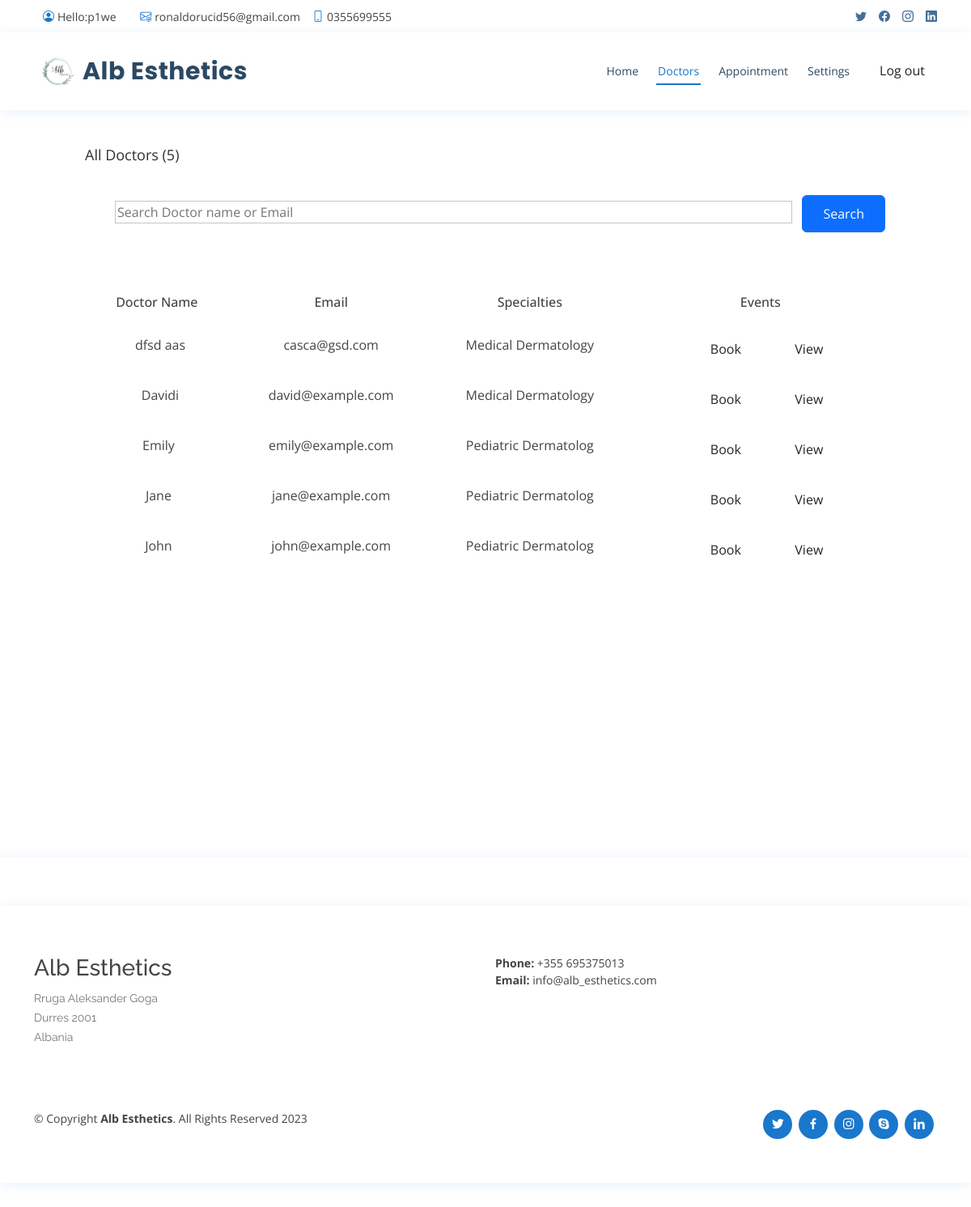
The app's page /views/patient/doctors.php (signed in) with its own data.
### tables this page shows
CREATE TABLE `patient` (
  `id` int(11) NOT NULL,
  `name` varchar(255) NOT NULL,
  `surname` varchar(255) NOT NULL,
  `address` varchar(255) NOT NULL,
  `country` varchar(255) NOT NULL,
  `city` varchar(255) NOT NULL,
  `reg_date` datetime NOT NULL,
  `ptel` varchar(15) NOT NULL
);

CREATE TABLE `doctor` (
  `id` int(11) NOT NULL,
  `name` varchar(50) NOT NULL,
  `surname` varchar(50) NOT NULL,
  `docclinic` varchar(15) NOT NULL,
  `country` varchar(255) NOT NULL,
  `city` varchar(255) NOT NULL,
  `address` varchar(100) NOT NULL,
  `specialties` varchar(50) NOT NULL,
  `telephone` varchar(15) NOT NULL,
  `department` varchar(50) NOT NULL
);

CREATE TABLE `user` (
  `id` int(11) NOT NULL,
  `email` varchar(255) NOT NULL,
  `password` varchar(255) NOT NULL,
  `usertype` enum('a','d','p') NOT NULL
);

CREATE TABLE `specialties` (
  `id` int(2) NOT NULL,
  `sname` varchar(50) DEFAULT NULL
);

### db/DbConfig.php (called while the page is built, shortened)
<?php
class DbConfig
{
    private static $connection;
    public static function getConnection()
    {
        if (!self::$connection) {
            self::$connection = new mysqli('127.0.0.1', 'root', '', 'alb_esthetics');
        }
        return self::$connection;
    }
}
?>

### services/userService.php (called while the page is built, shortened)
<?php
require_once __DIR__ . '/../db/DbConfig.php';
class UserService
{
    private $db;
    public function __construct()
    {
        $this->db = DbConfig::getConnection();
    }
    public function getPatientByEmail($email)
    {
        return $this->db->query("SELECT patient.*,user.* FROM patient
                             INNER JOIN user ON patient.id = user.id
                             WHERE user.email='$email';");
    }
    public function getDoctors()
    {
        return $this->db->query("SELECT doctor.*, user.email
                             FROM doctor
                             INNER JOIN user ON doctor.id = user.id  order by  doctor.id desc;");
    }
    public function getSpecialitieById($id)
    {
        return $this->db->query("SELECT * FROM specialties where id='$id';");
    }
}
?>

### views/patient/doctors.php (the view, shortened to what this page needs)
<!DOCTYPE html>
<html lang="en">
<head>
    <link href="../../assets/vendor/fontawesome-free/css/all.min.css" rel="stylesheet">
    <link href="../../assets/vendor/animate.css/animate.min.css" rel="stylesheet">
    <link href="../../assets/vendor/bootstrap/css/bootstrap.min.css" rel="stylesheet">
    <link href="../../assets/vendor/bootstrap-icons/bootstrap-icons.css" rel="stylesheet">
    <link href="../../assets/vendor/boxicons/css/boxicons.min.css" rel="stylesheet">
    <link href="../../assets/vendor/glightbox/css/glightbox.min.css" rel="stylesheet">
    <link href="../../assets/vendor/remixicon/remixicon.css" rel="stylesheet">
    <link href="../../assets/vendor/swiper/swiper-bundle.min.css" rel="stylesheet">
    <link href="../../assets/css/style.css" rel="stylesheet">
    <link href="../../assets/css/adm.css" rel="stylesheet">
</head>
<body>
<?php
require_once __DIR__ . '/../../services/userService.php';
$userService = new UserService();
$email = $_SESSION["user"];
$patientrow1 = $userService->getPatientByEmail($email)->fetch_assoc();
?>
<div id="topbar" class="d-flex align-items-center fixed-top">
    <div class="container d-flex justify-content-between">
        <div class="contact-info d-flex align-items-center">
            <i class="bi bi-person-circle"></i> Hello:<?php
            echo $patientrow1['name']; ?> &nbsp &nbsp
            <i class="bi bi-envelope-at"></i> <?php echo $_SESSION['user'];
            ?> <i class="bi bi-phone"></i> <?php echo $patientrow1["ptel"]; ?>
        </div>
        <div class="d-none d-lg-flex social-links align-items-center">
            <a href="#" class="twitter"><i class="bi bi-twitter"></i></a>
            <a href="#" class="facebook"><i class="bi bi-facebook"></i></a>
            <a href="#" class="instagram"><i class="bi bi-instagram"></i></a>
            <a href="#" class="linkedin"><i class="bi bi-linkedin"></i></i></a>
        </div>
    </div>
</div>
<header id="header" class="fixed-top">
    <div class="container d-flex align-items-center">
        <img src="../../assets/img/logo.png" width="60px" height="60px">
        <h1 class="logo me-auto"><a href="index.php">
                Alb Esthetics</a></h1>
        <nav id="navbar" class="navbar order-last order-lg-0">
            <ul>
                <li><a class="nav-link scrollto " href="index.php">Home</a></li>
                <li><a class="nav-link scrollto active" href="doctors.php">Doctors</a></li>
                <li><a class="nav-link scrollto" href="appointments.php">Appointment</a></li>
                <li><a class="nav-link scrollto" href="settings.php">Settings </a></li>
                <li><a href="../../services/logoutService.php"><input type="button" value="Log out"
                                                                      class="logout-btn btn-primary-soft btn"></a>
                </li>
            </ul>
        </nav>
    </div>
</header>
<section>
    <div class="container w-100 h-auto  m-5 d-grid">
        <div class="row ">
            <div class="col-12">
                <p class="heading-main12"
                   style=" margin-top:70px;margin-left: 45px;font-size:18px;color:rgb(49, 49, 49)">All Doctors
                    (<?php
                    $doctors = $userService->getDoctors();
                    echo $doctors->num_rows; ?>)</p>
            </div>
        </div>
        <div class="row search-div">
            <div class="col text-center">
                <div class="search">
                    <form action="" method="post">
                        <input type="search" name="search" class="input-text header-searchbar"
                               placeholder="Search Doctor name or Email" list="doctors">&nbsp;&nbsp;
                        <?php
                        $doctors = $userService->getDoctors();
                        ?>
                        <input type="Submit" value="Search" class="login-btn btn-primary btn"
                               style="padding-left: 25px;padding-right: 25px;padding-top: 10px;padding-bottom: 10px;">
                    </form>
                    <br>
                </div>
                <?php
                if ($_POST) {
                    $keyword = $_POST["search"];
                    $doctors = $userService->searchDoctors($keyword);
                } else {
                    $doctors = $userService->getDoctors();
                }
                ?>
                <div class="row ">
                    <div class="col ">
                        <div class="abc scroll">
                            <table width="93%" class="sub-table scrolldown" border="0">
                                <thead>
                                <tr>
                                    <th class="table-headin">
                                        Doctor Name
                                    </th>
                                    <th class="table-headin">
                                        Email
                                    </th>
                                    <th class="table-headin">
                                        Specialties
                                    </th>
                                    <th class="table-headin">
                                        Events
                                </tr>
                                </thead>
                                <tbody>
                                <?php
                                if ($doctors->num_rows == 0) {
                                    echo '<tr>
                                    <td colspan="4">
                                    <br><br><br><br>
                                    <center>
                                    <img src="../../assets/img/notfound.png" width="25%">
                                    <br>
                                    <p class="heading-main12" style="margin-left: 45px;font-size:20px;color:rgb(49, 49, 49)">We  couldnt find anything related to your keywords !</p>
                                    <a class="non-style-link" href="doctors.php"><button  class="login-btn btn-primary-soft btn"  style="display: flex;justify-content: center;align-items: center;margin-left:20px;">&nbsp; Show all Doctors &nbsp;</font></button>
                                    </a>
                                    </center>
                                    <br><br><br><br>
                                    </td>
                                    </tr>';
                                } else {
                                    for ($x = 0; $x < $doctors->num_rows; $x++) {
                                        $row = $doctors->fetch_assoc();
                                        $docid = $row["id"];
                                        $name = $row["name"];
                                        $email = $row["email"];
                                        $speId = $row["specialties"];
                                        $spcil_res = $userService->getSpecialitieById($speId);
                                        $spcil_array = $spcil_res->fetch_assoc();
                                        $spcil_name = $spcil_array["sname"];
                                        echo '<tr>
                                        <td> &nbsp;' .
                                            substr($name, 0, 30)
                                            . '</td>
                                        <td>
                                        ' . substr($email, 0, 30) . '
                                        </td>
                                        <td>
                                            ' . substr($spcil_name, 0, 20) . '
                                        </td>
                                        <td>
                                        <div style="display:flex;justify-content: center;">
                                        <a href="booking.php?id=' . $docid . '&error=0" class="non-style-link"><button  class="btn-primary-soft btn button-icon btn-edit"  style="padding-left: 40px;padding-top: 12px;padding-bottom: 12px;margin-top: 10px;"><font class="tn-in-text">Book</font></button></a>
                                        &nbsp;&nbsp;&nbsp;
                                        <a href="../doctor.php?action=view&id=' . $docid . '" class="non-style-link"><button  class="btn-primary-soft btn button-icon btn-view"  style="padding-left: 40px;padding-top: 12px;padding-bottom: 12px;margin-top: 10px;"><font class="tn-in-text">View</font></button></a>
                                       &nbsp;&nbsp;&nbsp;
                                        </div>
                                        </td>
                                    </tr>';
                                    }
                                }
                                ?>
                                </tbody>
                            </table>
                        </div>
                    </div>
                </div>
            </div>
</section>
<?php
include("../pages/footer.php");
?>
</body>
</html>

### assets/css/style.css (style rules this page uses)
body { font-family: "Open Sans", sans-serif; color: #444444; }
a { color: #1977cc; text-decoration: none; }
h1, h2, h3, h4, h5, h6 { font-family: "Raleway", sans-serif; }
#topbar { background: #fff; height: 40px; font-size: 14px; transition: all 0.5s; z-index: 996; }
#topbar .contact-info i { color: #1977cc; padding-right: 4px; margin-left: 15px; line-height: 0; }
#topbar .contact-info i:first-child { margin-left: 0; }
#topbar .social-links a { color: #437099; padding-left: 15px; display: inline-block; line-height: 1px; transition: 0.3s; }
#topbar .social-links a:first-child { border-left: 0; }
#header { background: #fff; transition: all 0.5s; z-index: 997; padding: 15px 0; top: 40px; box-shadow: 0px 2px 15px rgba(25, 119, 204, 0.1); }
#header .logo { font-size: 30px; margin: 0; padding: 0; line-height: 1; font-weight: 700; letter-spacing: 0.5px; font-family: "Poppins", sans-serif; }
#header .logo a { color: #2c4964; }
.navbar { padding: 0; }
.navbar ul { margin: 0; padding: 0; display: flex; list-style: none; align-items: center; }
.navbar li { position: relative; }
.navbar > ul > li { position: relative; white-space: nowrap; padding: 8px 0 8px 20px; }
.navbar a, .navbar a:focus { display: flex; align-items: center; justify-content: space-between; font-size: 14px; color: #2c4964; white-space: nowrap; transition: 0.3s; border-bottom: 2px solid #fff; padding: 5px 2px; }
.navbar a:hover, .navbar .active, .navbar .active:focus, .navbar li:hover > a { color: #1977cc; border-color: #1977cc; }
section { padding: 60px 0; overflow: hidden; }

### assets/css/adm.css (style rules this page uses)
.search-div { position: relative; margin-top: 20px; }
.header-searchbar { width: 75%; background-color: rgba(255, 255, 255, 0.705); border: 0.5px solid rgba(190, 190, 190, 0.884); }
.abc { width: 100%; height: 600px; overflow: auto; padding: 20px; margin: 20px; }
.table-headin { font-size: 16px; font-weight: 500; padding: 10px; border-bottom: 3px solid var(--primarycolor); }

### records on screen
patient: name "p1we", ptel "0355699555"
doctor: name "dfsd aas", id.email "casca@gsd.com", specialties.sname "Medical Dermatology"
doctor: name "Davidi", id.email "david@example.com", specialties.sname "Medical Dermatology"
doctor: name "Emily", id.email "emily@example.com", specialties.sname "Pediatric Dermatolog"
doctor: name "Jane", id.email "jane@example.com", specialties.sname "Pediatric Dermatolog"
doctor: name "John", id.email "john@example.com", specialties.sname "Pediatric Dermatolog"

### other values on screen
$_SESSION['user'] "ronaldorucid56@gmail.com"
$doctors->num_rows "5"
